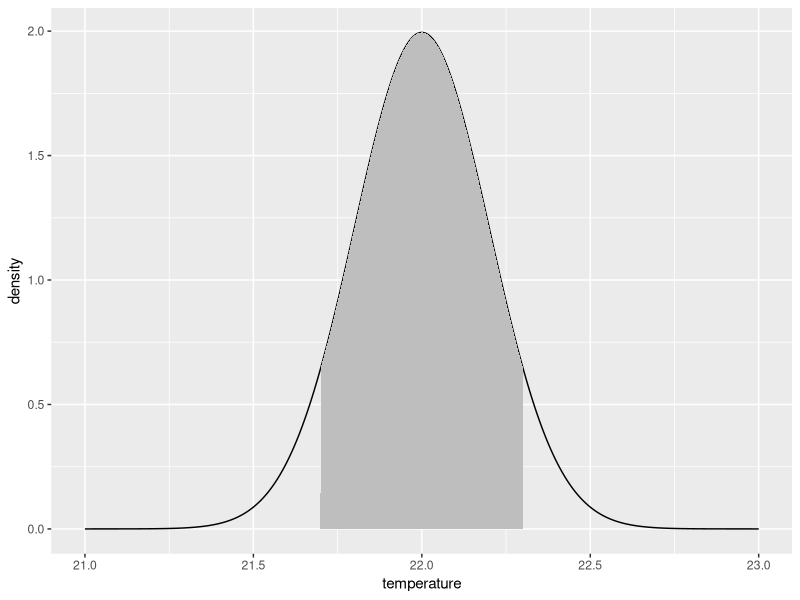

Source code (R):
## ---- chunk 1
library(tidyverse)
temperature<-seq(21,23,.001)
density<-dnorm(temperature,22,.2)
p<-pnorm(22.3,22,.2)-pnorm(21.7,22,.2)
ggplot()+
    geom_line(aes(x=temperature,y=density))+
    geom_ribbon(aes(x=temperature,ymin=0,ymax=if_else(temperature>=21.7 & temperature<=22.3,density,0)),fill='gray')
